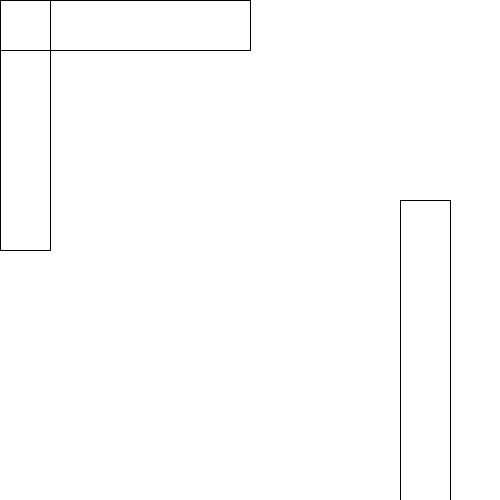
Frame 1 (no input)
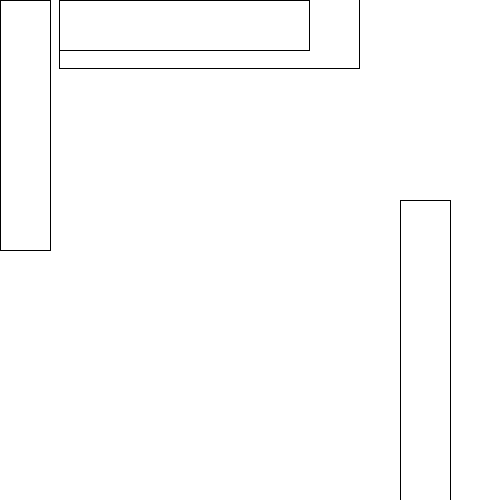
Frame 60 (the mouse pressed at the canvas centre just before this capture)
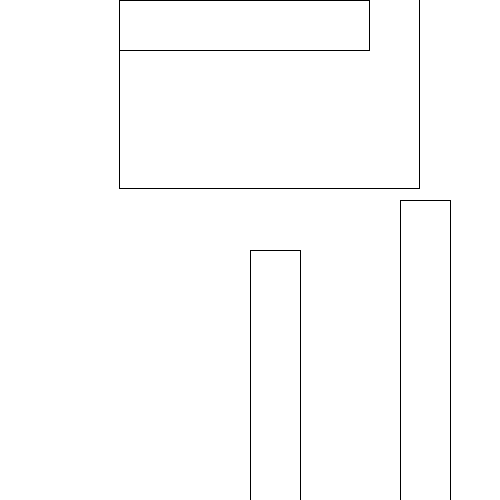
Frame 120 (the mouse held since frame 60 and released just before this capture)

The Processing sketch that drew these frames (run headless with seeded random() and noise(); from frame 60 on, the mouse is pressed at the canvas centre):

// Processing sketch: funcionesSimples
// ── funcionesSimples.pde
int px; // variable global
int py = -300;
void setup() {
  size(500, 500);
}
void draw() {
  background(255);
  //cuadrado();
  //rect(100, 100, 200, 200);
  cuadra(mouseX, mouseY, 50, 250);
  cuadra(px, 0, 250, 50);
  cuadra(px, py, 300, 250);
  cuadra(400, 200, 50, 400);
  px++;
  py += 2;
}

void cuadra(int px, int py, int ancho, int alto) {//función con parámetros (valores potenciales)
  line(px, py, px+ancho, py);
  line(px+ancho, py, px+ancho, py+alto);
  line(px+ancho, py+alto, px, py+alto);
  line(px, py+alto, px, py);
}
void cuadrado() { // función de empaqueta código, no abusar mucho
  line(100, 100, 300, 100);
  line(300, 100, 300, 300);
  line(300, 300, 100, 300);
  line(100, 300, 100, 100);
}
